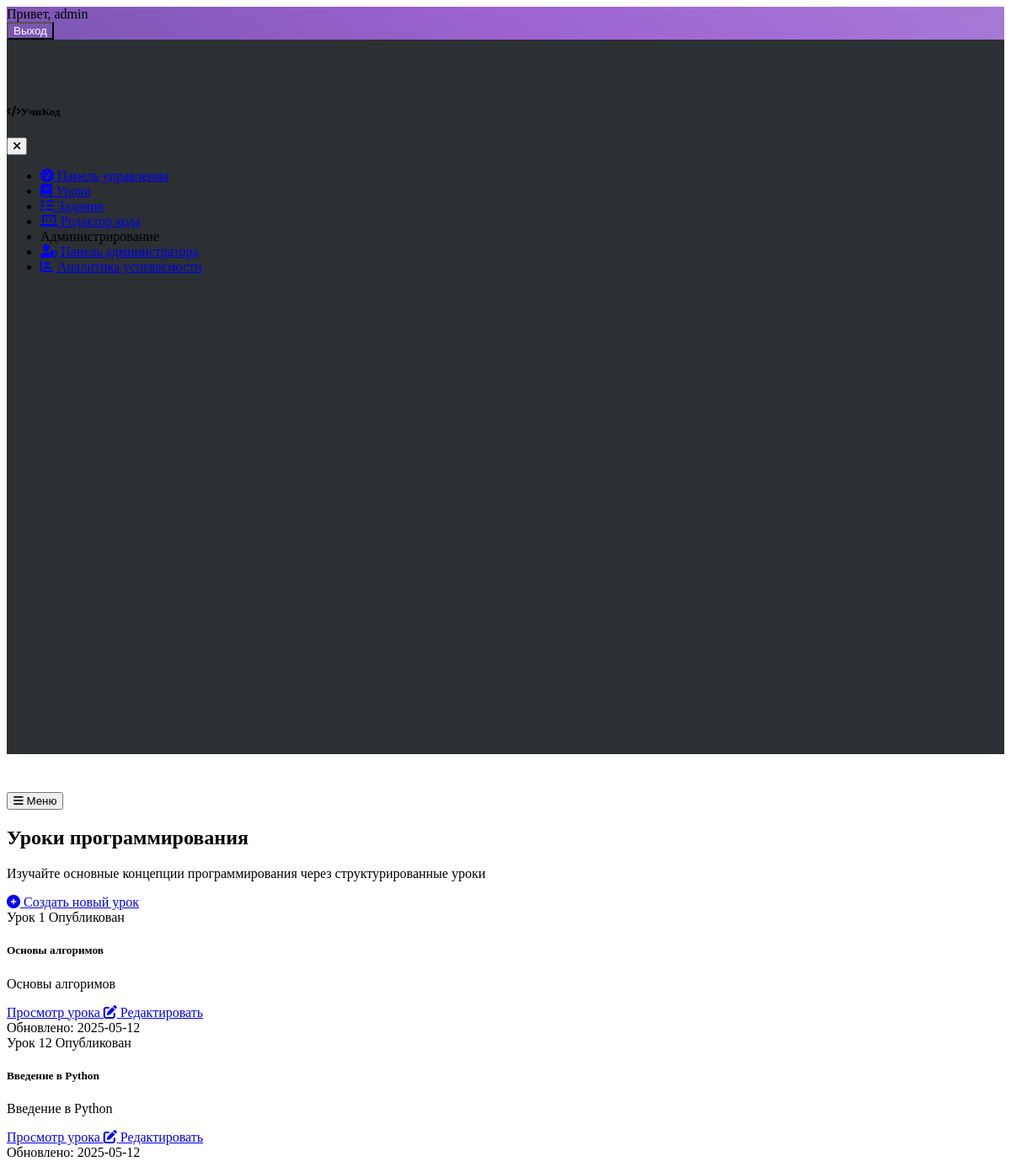
The app's page /lessons (signed in) with its own data.
### models.py (models this page shows, shortened)
class User(UserMixin, db.Model):
    id = db.Column(db.Integer, primary_key=True)
    username = db.Column(db.String(120), unique=True, nullable=False)
    password = db.Column(db.String(60), nullable=False)
    is_active = db.Column(db.Boolean, default=True)  # Добавлен атрибут is_active

class Lesson(db.Model):
    __tablename__ = 'lesson'
    id = db.Column(db.Integer, primary_key=True)
    title = db.Column(db.String(120), nullable=False)
    content = db.Column(db.Text, nullable=False)
    order = db.Column(db.Integer, nullable=False)
    is_published = db.Column(db.Boolean, default=False)
    date_created = db.Column(db.DateTime, default=datetime.utcnow)
    date_updated = db.Column(db.DateTime, default=datetime.utcnow, onupdate=datetime.utcnow)
    is_completed = db.Column(db.Boolean, default=False)
    date_completed = db.Column(db.DateTime, nullable=True)

### app.py (the view)
@app.route('/lessons')
@login_required
def lessons():
    lessons = Lesson.query.all()  # Получаем все уроки из базы данных
    return render_template('lessons.html', lessons=lessons)

### app.py (called while the page is built)
@login_manager.user_loader
def load_user(user_id):
    return User.query.get(int(user_id))

### templates/lessons.html (shortened to what this page needs)
{% extends "layout.html" %}
{% block content %}
<div class="container">
    <div class="row mb-4">
        <div class="col-md-8">
            <h2 class="mb-0">Уроки программирования</h2>
            <p class="text-muted">Изучайте основные концепции программирования через структурированные уроки</p>
        </div>
        <div class="col-md-4 text-md-end">
            <a href="{{ url_for('new_lesson') }}" class="btn btn-primary">
                <i class="fas fa-plus-circle me-2"></i> Создать новый урок
            </a>
        </div>
    </div>
    {% if lessons %}
    <div class="row row-cols-1 row-cols-md-2 row-cols-lg-3 g-4">
        {% for lesson in lessons %}
        <div class="col">
            <div class="card card-lesson">
                <div class="card-body">
                    <div class="d-flex justify-content-between align-items-center mb-2">
                        <span class="badge bg-primary">Урок {{ lesson.order }}</span>
                        <span class="badge bg-success">Опубликован</span>
                    </div>
                    <h5 class="card-title">{{ lesson.title }}</h5>
                    <p class="card-text text-muted">
                        {{ lesson.content[:100] + '...' if lesson.content|length > 100 else lesson.content }}
                    </p>
                    <div class="d-flex justify-content-between align-items-center mt-3">
                        <a href="{{ url_for('lesson_detail', lesson_id=lesson.id) }}" class="btn btn-sm btn-primary">
                            Просмотр урока
                        </a>
                        <a href="{{ url_for('edit_lesson', lesson_id=lesson.id) }}" class="btn btn-sm btn-outline-secondary">
                            <i class="fas fa-edit"></i> Редактировать
                        </a>
                    </div>
                </div>
                <div class="card-footer text-muted small">
                    Обновлено: {{ lesson.date_updated.strftime('%Y-%m-%d') }}
                </div>
            </div>
        </div>
        {% endfor %}
    </div>
    {% endif %}
</div>
{% endblock %}

### templates/layout.html (shortened to what this page needs)
<!DOCTYPE html>
<html lang="ru" data-bs-theme="dark">
<head>
    <link rel="stylesheet" href="https://cdn.replit.com/agent/bootstrap-agent-dark-theme.min.css">
    <link rel="stylesheet" href="https://cdnjs.cloudflare.com/ajax/libs/font-awesome/6.0.0/css/all.min.css">
    <link rel="stylesheet" href="https://cdnjs.cloudflare.com/ajax/libs/codemirror/5.65.2/codemirror.min.css">
    <link rel="stylesheet" href="https://cdnjs.cloudflare.com/ajax/libs/codemirror/5.65.2/theme/darcula.min.css">
    <link rel="stylesheet" href="{{ url_for('static', filename='css/custom.css') }}">
</head>
<body>
<nav class="navbar navbar-expand-lg navbar-light" style="background: linear-gradient(45deg, #7b56b2, #9d63d1, #a679d6);">
    <div class="container">
        <div class="d-flex">
            {% if current_user.is_authenticated %}
                <span class="navbar-text text-white mr-3">
                    Привет, {{ current_user.username }}
                </span>
                <form action="{{ url_for('logout') }}" method="post">
                    <button class="btn btn-light" type="submit" style="background-color: #7b56b2; color: white;">
                        Выход
                    </button>
                </form>
            {% else %}
                <a class="btn btn-light" href="{{ url_for('login') }}" style="background-color: #7b56b2; color: white;">Войти</a>
            {% endif %}
        </div>
    </div>
</nav>
    <div class="container-fluid">
        <div class="row">
            <div class="col-md-3 col-lg-2 d-md-block sidebar" id="sidebar-menu">
                <div class="sidebar-sticky">
                    <div class="d-flex justify-content-between align-items-center p-3 mb-3 border-bottom">
                        <h5 class="m-0"><i class="fas fa-code me-2"></i>УчиКод</h5>
                        <button class="btn btn-link d-md-none" type="button" aria-label="Close sidebar">
                            <i class="fas fa-times"></i>
                        </button>
                    </div>
                    <ul class="nav flex-column">
                        <li class="nav-item">
                            <a class="nav-link {% if request.path == '/dashboard' %}active{% endif %}" href="{{ url_for('dashboard') }}">
                                <i class="fas fa-tachometer-alt me-2"></i> Панель управления
                            </a>
                        </li>
                        <li class="nav-item">
                            <a class="nav-link {% if request.path == '/lessons' %}active{% endif %}" href="{{ url_for('lessons') }}">
                                <i class="fas fa-book me-2"></i> Уроки
                            </a>
                        </li>
                        <li class="nav-item">
                            <a class="nav-link {% if request.path == '/assignments' %}active{% endif %}" href="{{ url_for('assignments') }}">
                                <i class="fas fa-tasks me-2"></i> Задания
                            </a>
                        </li>
                        <li class="nav-item">
                            <a class="nav-link {% if request.path == '/code_editor' %}active{% endif %}" href="{{ url_for('code_editor') }}">
                                <i class="fas fa-laptop-code me-2"></i> Редактор кода
                            </a>
                        </li>
                        <li class="nav-item mt-3">
                            <div class="sidebar-heading px-3 py-2">
                                <span class="text-muted text-uppercase">Администрирование</span>
                            </div>
                        </li>
                        <li class="nav-item">
                            <a class="nav-link {% if request.path == '/admin_panel' %}active{% endif %}" href="{{ url_for('admin_panel') }}">
                                <i class="fas fa-user-shield me-2"></i> Панель администратора
                            </a>
                        </li>
                        <li class="nav-item">
                            <a class="nav-link {% if request.path == '/analytics' %}active{% endif %}" href="{{ url_for('analytics_dashboard') }}">
                                <i class="fas fa-chart-bar me-2"></i> Аналитика успеваемости
                            </a>
                        </li>
                    </ul>
                </div>
            </div>
            <main class="col-md-9 ms-sm-auto col-lg-10 px-md-4 main-content">
                <div class="d-flex justify-content-between flex-wrap flex-md-nowrap align-items-center pt-3 pb-2 mb-3 border-bottom">
                    <div class="btn-toolbar mb-2 mb-md-0">
                        <button class="btn btn-sm btn-outline-secondary d-md-none" id="mobile-menu-toggle">
                            <i class="fas fa-bars"></i> Меню
                        </button>
                    </div>
                </div>
                {% block content %}{% endblock %}
            </main>
        </div>
    </div>
</body>
</html>

### templates/custom.css (style rules this page uses)
.sidebar { height: 100%; min-height: 100vh; position: sticky; top: 0; z-index: 100; padding: 48px 0 0; box-shadow: inset -1px 0 0 rgba(0, 0, 0, .1); }
.sidebar-sticky { position: relative; top: 0; height: calc(100vh - 48px); padding-top: 0.5rem; overflow-x: hidden; overflow-y: auto; }
.main-content { padding-top: 1.5rem; }
[data-bs-theme=dark] .sidebar { background-color: rgba(33, 37, 41, 0.95); }
.card-lesson { height: 100%; transition: transform 0.2s, box-shadow 0.2s; }

### records on screen
User: username "admin"
Lesson: order "1", title "Основы алгоримов", content "Основы алгоримов", date_updated "2025-05-12"
Lesson: order "12", title "Введение в Python", content "Введение в Python", date_updated "2025-05-12"
